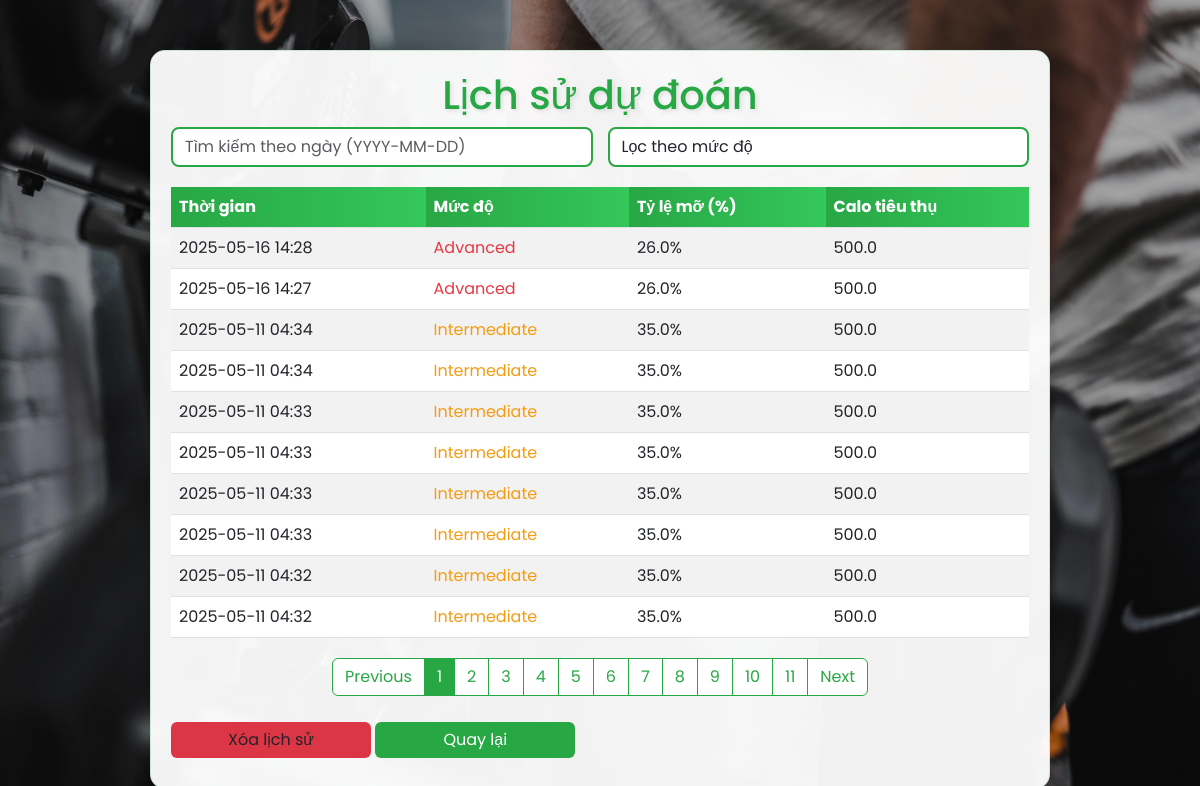
The app's page /history with its own data.
### app.py (models this page shows)
class UserPrediction(db.Model):
    id = db.Column(db.Integer, primary_key=True)
    date = db.Column(db.DateTime, default=datetime.utcnow)
    calories = db.Column(db.Float)
    duration = db.Column(db.Float)
    age = db.Column(db.Integer)
    weight = db.Column(db.Float)
    avg_bpm = db.Column(db.Float)
    resting_bpm = db.Column(db.Float)
    frequency = db.Column(db.Float)
    max_bpm = db.Column(db.Float)
    fat = db.Column(db.Float)
    level = db.Column(db.String(20))

### app.py (the view)
@app.route('/history')
def history():
    history = UserPrediction.query.order_by(UserPrediction.date.desc()).all()
    return render_template('history.html', history=history)

### templates/history.html (shortened to what this page needs)
<!DOCTYPE html>
<html lang="en">
<head>
    <link href="https://cdn.jsdelivr.net/npm/bootstrap@5.3.0/dist/css/bootstrap.min.css" rel="stylesheet">
    <link rel="stylesheet" href="https://cdnjs.cloudflare.com/ajax/libs/font-awesome/6.4.0/css/all.min.css">
</head>
<body>
    <div class="container">
        <h1>Lịch sử dự đoán</h1>
        <div class="search-bar">
            <input type="text" class="form-control" id="search-date" placeholder="Tìm kiếm theo ngày (YYYY-MM-DD)">
            <select class="form-control" id="filter-level">
                <option value="">Lọc theo mức độ</option>
            </select>
        </div>
        <table class="table table-striped" id="history-table">
            <thead>
                <tr>
                    <th>Thời gian</th>
                    <th>Mức độ</th>
                    <th>Tỷ lệ mỡ (%)</th>
                    <th>Calo tiêu thụ</th>
                </tr>
            </thead>
            <tbody>
            {% for pred in history %}
                <tr style="--i: {{ loop.index }}" data-date="{{ pred.date.strftime('%Y-%m-%d') }}" data-level="{{ pred.level }}">
                    <td>{{ pred.date.strftime('%Y-%m-%d %H:%M') }}</td>
                    <td class="{{ pred.level.lower() }}">{{ pred.level }}</td>
                    <td>{{ pred.fat }}%</td>
                    <td>{{ pred.calories }}</td>
                </tr>
            {% endfor %}
            </tbody>
        </table>
        <nav aria-label="Page navigation">
            <ul class="pagination" id="pagination">
            </ul>
        </nav>
        <button class="btn btn-clear" id="clear-history">Xóa lịch sử</button>
        <a href="/" class="btn btn-primary btn-back">Quay lại</a>
    </div>
</body>
</html>

### records on screen
UserPrediction: date "2025-05-16 14:28", level "Advanced", fat "26.0", calories "500.0"
UserPrediction: date "2025-05-16 14:27", level "Advanced", fat "26.0", calories "500.0"
UserPrediction: date "2025-05-11 04:34", level "Intermediate", fat "35.0", calories "500.0"
UserPrediction: date "2025-05-11 04:34", level "Intermediate", fat "35.0", calories "500.0"
UserPrediction: date "2025-05-11 04:33", level "Intermediate", fat "35.0", calories "500.0"
UserPrediction: date "2025-05-11 04:33", level "Intermediate", fat "35.0", calories "500.0"
UserPrediction: date "2025-05-11 04:33", level "Intermediate", fat "35.0", calories "500.0"
UserPrediction: date "2025-05-11 04:33", level "Intermediate", fat "35.0", calories "500.0"
UserPrediction: date "2025-05-11 04:32", level "Intermediate", fat "35.0", calories "500.0"
UserPrediction: date "2025-05-11 04:32", level "Intermediate", fat "35.0", calories "500.0"
